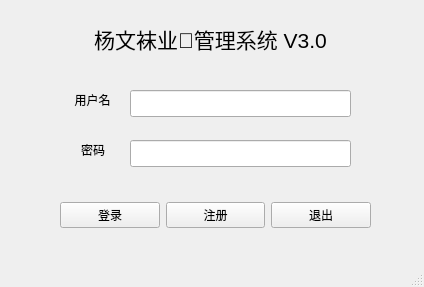
<?xml version="1.0" encoding="UTF-8"?>
<ui version="4.0">
 <class>MainWindow</class>
 <widget class="QMainWindow" name="MainWindow">
  <property name="geometry">
   <rect>
    <x>0</x>
    <y>0</y>
    <width>424</width>
    <height>287</height>
   </rect>
  </property>
  <property name="windowTitle">
   <string>杨文袜业🙌管理系统 V3.0</string>
  </property>
  <property name="windowIcon">
   <iconset resource="src.qrc">
    <normaloff>:/socks_icon_1.png</normaloff>:/socks_icon_1.png</iconset>
  </property>
  <widget class="QWidget" name="centralwidget">
   <widget class="QWidget" name="widget_4" native="true">
    <property name="geometry">
     <rect>
      <x>150</x>
      <y>300</y>
      <width>441</width>
      <height>51</height>
     </rect>
    </property>
   </widget>
   <widget class="QWidget" name="widget_3" native="true">
    <property name="geometry">
     <rect>
      <x>60</x>
      <y>190</y>
      <width>311</width>
      <height>51</height>
     </rect>
    </property>
    <layout class="QHBoxLayout" name="horizontalLayout_2">
     <item>
      <widget class="QPushButton" name="btn_login">
       <property name="text">
        <string>登录</string>
       </property>
      </widget>
     </item>
     <item>
      <widget class="QPushButton" name="btn_signin">
       <property name="text">
        <string>注册</string>
       </property>
      </widget>
     </item>
     <item>
      <widget class="QPushButton" name="btn_exit">
       <property name="toolTip">
        <string>管理系统</string>
       </property>
       <property name="text">
        <string>退出</string>
       </property>
      </widget>
     </item>
    </layout>
   </widget>
   <widget class="QWidget" name="widget_5" native="true">
    <property name="geometry">
     <rect>
      <x>60</x>
      <y>70</y>
      <width>301</width>
      <height>111</height>
     </rect>
    </property>
    <widget class="QLabel" name="label_password">
     <property name="geometry">
      <rect>
       <x>10</x>
       <y>70</y>
       <width>46</width>
       <height>19</height>
      </rect>
     </property>
     <property name="text">
      <string>  密码  </string>
     </property>
     <property name="alignment">
      <set>Qt::AlignCenter</set>
     </property>
    </widget>
    <widget class="QLineEdit" name="user_pass">
     <property name="enabled">
      <bool>true</bool>
     </property>
     <property name="geometry">
      <rect>
       <x>70</x>
       <y>70</y>
       <width>221</width>
       <height>27</height>
      </rect>
     </property>
    </widget>
    <widget class="QLabel" name="label_id">
     <property name="geometry">
      <rect>
       <x>10</x>
       <y>20</y>
       <width>45</width>
       <height>19</height>
      </rect>
     </property>
     <property name="text">
      <string>用户名</string>
     </property>
     <property name="alignment">
      <set>Qt::AlignCenter</set>
     </property>
    </widget>
    <widget class="QLineEdit" name="user_id">
     <property name="geometry">
      <rect>
       <x>70</x>
       <y>20</y>
       <width>221</width>
       <height>27</height>
      </rect>
     </property>
    </widget>
   </widget>
   <widget class="QLabel" name="man_name">
    <property name="geometry">
     <rect>
      <x>10</x>
      <y>20</y>
      <width>401</width>
      <height>37</height>
     </rect>
    </property>
    <property name="font">
     <font>
      <pointsize>16</pointsize>
     </font>
    </property>
    <property name="text">
     <string>杨文袜业🙌管理系统 V3.0</string>
    </property>
    <property name="alignment">
     <set>Qt::AlignCenter</set>
    </property>
   </widget>
  </widget>
  <widget class="QMenuBar" name="menubar">
   <property name="geometry">
    <rect>
     <x>0</x>
     <y>0</y>
     <width>424</width>
     <height>24</height>
    </rect>
   </property>
  </widget>
  <widget class="QStatusBar" name="statusbar"/>
 </widget>
 <tabstops>
  <tabstop>user_id</tabstop>
  <tabstop>user_pass</tabstop>
  <tabstop>btn_login</tabstop>
  <tabstop>btn_signin</tabstop>
  <tabstop>btn_exit</tabstop>
 </tabstops>
 <resources>
  <include location="src.qrc"/>
 </resources>
 <connections/>
</ui>
